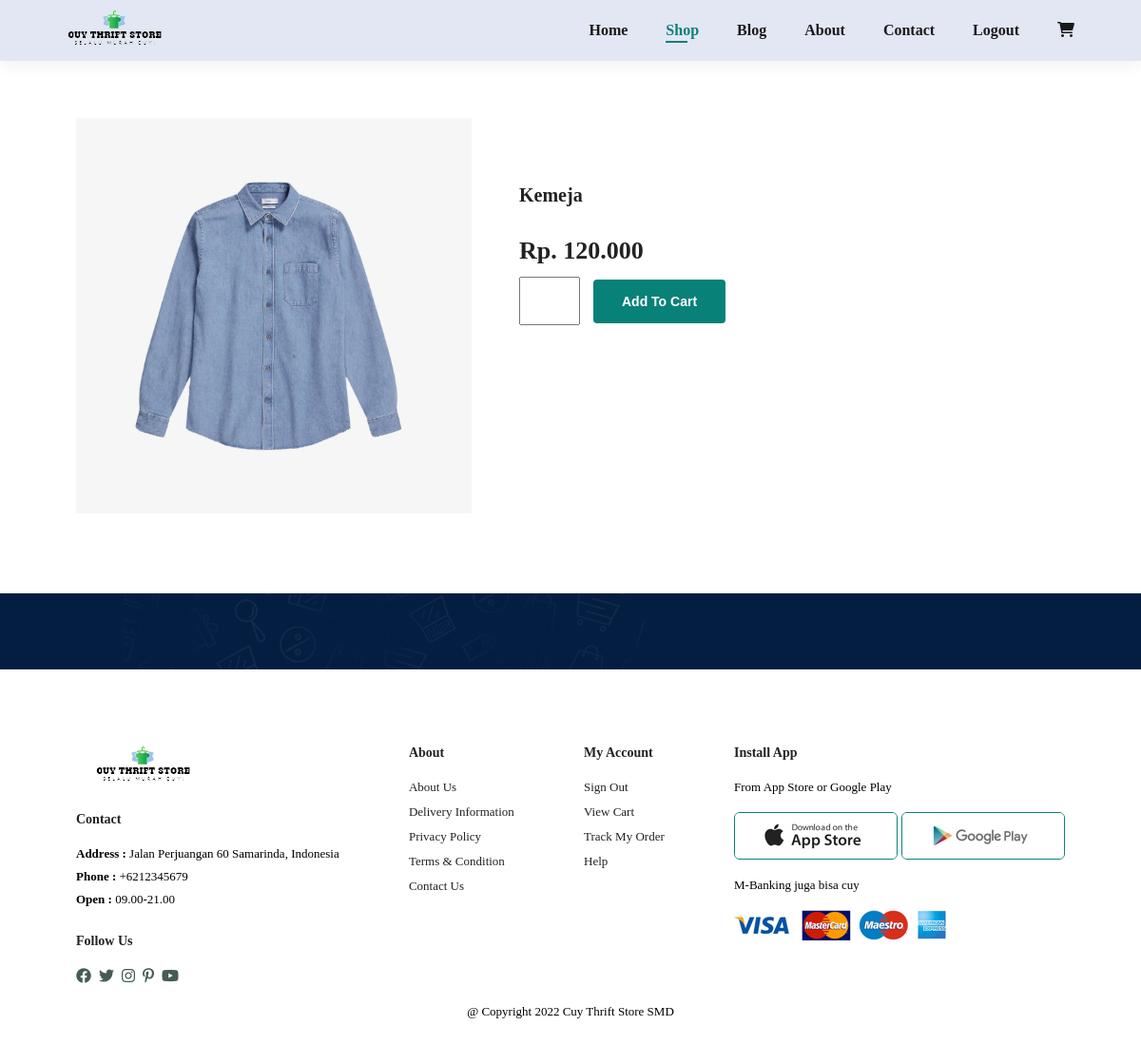
Page /user/tambah.php?id=25 (signed in) on the committed database.
### tables this page shows
CREATE TABLE `cart` (
  `Id_Akun` int(10) NOT NULL,
  `Id_Produk` int(10) NOT NULL,
  `Quantity` int(10) NOT NULL,
  `Total_Harga` int(15) NOT NULL
);

CREATE TABLE `produk` (
  `Id_Produk` int(10) NOT NULL,
  `Nama_Produk` varchar(50) NOT NULL,
  `Gambar` varchar(255) NOT NULL,
  `Harga` int(15) NOT NULL,
  `Sisa_Stok` int(10) NOT NULL,
  `Tanggal` varchar(255) NOT NULL
);

### user/tambah.php (the view, shortened to what this page needs)
<?php
    require '../koneksi.php';
    if(isset($_SESSION['login'])){
      if($_SESSION['Role'] === "user"){
        $id = $_GET["id"];
        $data = mysqli_query($conn,"SELECT * FROM produk LEFT JOIN cart ON produk.Id_Produk = cart.Id_Produk WHERE produk.Id_Produk = $id");
        $data_tambah = mysqli_fetch_array($data);
      }else{
        header("Location: ../admin/index_admin.php");
      }
    }else{
      header("Location: ../umum/index.php");
    }
?>
<!DOCTYPE html>
<html lang="en">
<head>
    <link rel="stylesheet" href="../fontawesome/css/all.css">
    <link rel="stylesheet" href="../css/style.css">
</head>
<body>
    <section id="header">
        <a href="#"><img src="../img/CUYLOGO-removebg-preview.png" class="logo " alt=""></a>
        <div>
            <ul id="navbar">
               <div class="navigation">
                <li><a href="index_user.php">Home</a></li>
                <li><a class="active" href="shop_user.php">Shop</a></li>
                <li><a href="blog_user.php">Blog</a></li>
                <li><a href="about_user.php">About</a></li>
                <li><a href="contact_user.php">Contact</a></li>
                <li><a href="../logout.php">Logout</li>
                <li id="bg-lg"><a href="cart_user.php"><i class="fa-solid fa-cart-shopping"></i></a></li>
               </div>
            </ul>
        </div>
    </section>
    <section id="prodetails" class="section-p1">
        <div class="single-pro-image">
            <img src="../img/crud/<?php echo $data_tambah["Gambar"]; ?>" width="100%" id="MainImg" alt="">
        </div>
        <div class="single-pro-details">
            <h4><?php echo $data_tambah["Nama_Produk"];?></h4>
            <h2>Rp. <?php echo number_format($data_tambah["Harga"],0 ,",",".") ?></h2>
            <form action="" method="post">
                <input type="number" name="quantity" value="" min="1" max=<?php echo $data_tambah["Sisa_Stok"]?> required>
                <button class="normal" name="tambah_cart">Add To Cart</button>
            </form>
        </div>
    </section>
   <section id="newsletter" class="section-p1 section-m1">
   </section>
   <footer class="section-p1">
    <div class="col">
        <img class="logo" src="../img/CUYLOGO-removebg-preview.png " alt="">
        <h4>Contact</h4>
        <p><strong>Address :</strong> Jalan Perjuangan 60 Samarinda, Indonesia</p>
        <p><strong>Phone   :</strong> +6212345679</p>
        <p><strong>Open    :</strong> 09.00-21.00 </p>
        <div class="follow">
            <h4>Follow Us</h4>
            <div class="icon">
                <i class="fab fa-facebook"></i>
                <i class="fab fa-twitter"></i>
                <i class="fab fa-instagram"></i>
                <i class="fab fa-pinterest-p"></i>
                <i class="fab fa-youtube"></i>
            </div>
        </div>
    </div>
    <div class="col">
        <h4>About</h4>
        <a href="about_user.php">About Us</a>
        <a href="#">Delivery Information</a>
        <a href="#">Privacy Policy</a>
        <a href="#">Terms & Condition</a>
        <a href="contact_user.php">Contact Us</a>
    </div>
    <div class="col">
        <h4>My Account</h4>
        <a href="../logout.php">Sign Out</a>
        <a href="cart_user.php">View Cart</a>
        <a href="shop_user.php">Track My Order</a>
        <a href="contact_user.php">Help</a>
    </div>
   <div class="col install">
     <h4>Install App</h4>
     <p>From App Store or Google Play</p>
     <div class="row">
        <img src="../img/pay/app.jpg" alt="">
        <img src="../img/pay/play.jpg" alt="">
     </div>
     <p>M-Banking juga bisa cuy</p>
     <img src="../img/pay/pay.png" alt="">
   </div>
   <div class="copyright">
    <p>@ Copyright 2022 Cuy Thrift Store SMD</p>
   </div>
   </footer>
</body>
    </html>

### css/style.css (style rules this page uses)
* { padding: 0; margin: 0; }
h2 { font-size:40px; line-height: 54px; color:#222; }
h4 { font-size:20px; color: #222; }
.section-p1 { padding :40px 80px; }
.section-m1 { margin: 40px 0; }
button.normal { font-size:14px; font-weight: 600; padding: 15px 30px; color: #000; background-color: #fff; border-radius: 4px; cursor: pointer; border:none; outline: none; transition: 0.2s; }
#header { display: flex; align-items: center; justify-content: space-between; padding: 10px 50px; background: #E3E6F3; box-shadow: 0 5px 15px rgba(0,0,0, 0.06); z-index:999; position: sticky; top: 0; left:0; }
#navbar .navigation { display: flex; align-items: center; justify-content: center; }
#navbar li { list-style: none; padding: 0 20px; position: relative; }
#navbar li a { text-decoration: none; font-size: 16px; font-weight: 600; color:#1a1a1a; transition: 0.3s ease; }
#navbar li a:hover, #navbar li a.active { color: #088178; }
#navbar li a.active::after, #navbar li a:hover::after { content: ""; width: 30%; height:2px; background:#088178; position: absolute; bottom: -4px; left: 20px; }
#newsletter { display: flex; justify-content: space-between; flex-wrap: wrap; align-items: center; background-image: url("../img/banner/b14.png"); background-repeat: no-repeat; background-position: 20% 30%; background-color: #041e42; }
footer { display: flex; flex-wrap: wrap; justify-content: space-between; }
footer .col { display: flex; flex-direction: column; align-items: flex-start; margin-bottom: 20px; }
footer .logo { margin-bottom:30px; }
footer h4 { font-size: 14px; padding-bottom: 20px; }
footer p { font-size: 13px; margin: 0 0 8px 0; }
footer a { font-size: 13px; text-decoration: none; color:#222; margin-bottom:10px; }
footer .follow { margin-top: 20px; }
footer .follow i { color:#465b52; padding-right: 4px; cursor: pointer; }
footer .install .row img { border: 1px solid #088178; border-radius: 6px; }
footer .install img { margin: 10px 0 15px 0; }
footer .copyright { text-align: center; width: 100%; }
#prodetails { display: flex; margin-top:20px; }
#prodetails .single-pro-image { width: 40%; margin-right: 50px; }
#prodetails .single-pro-details { width: 50%; padding-top: 30px ; }
#prodetails .single-pro-details h4 { padding: 40px 0 20px 0; }
#prodetails .single-pro-details h2 { font-size: 26px; }
#prodetails .single-pro-details input { width: 50px; height: 47px; padding-left: 10px; font-size:16px; margin-right: 10px; }
#prodetails .single-pro-details button { background: #088178; color: #fff; }

### rows in the picture
cart: Id_Produk.Gambar (picture), Id_Produk.Nama_Produk "Kemeja", Id_Produk.Harga "120.000"
